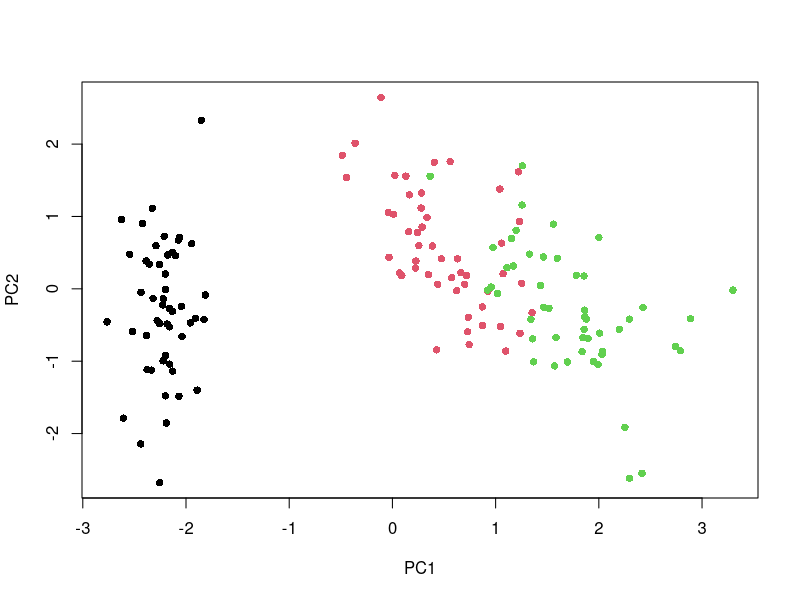

Generate this figure with R:
result <- prcomp(iris[,-5], scale = T)
#'scale=T': using correlation matrix
#default: using covariance matrix
summary(result)
data_PC1_2 <- result$x[,1:2]
plot(data_PC1_2, col = iris[,5], pch = 16)
